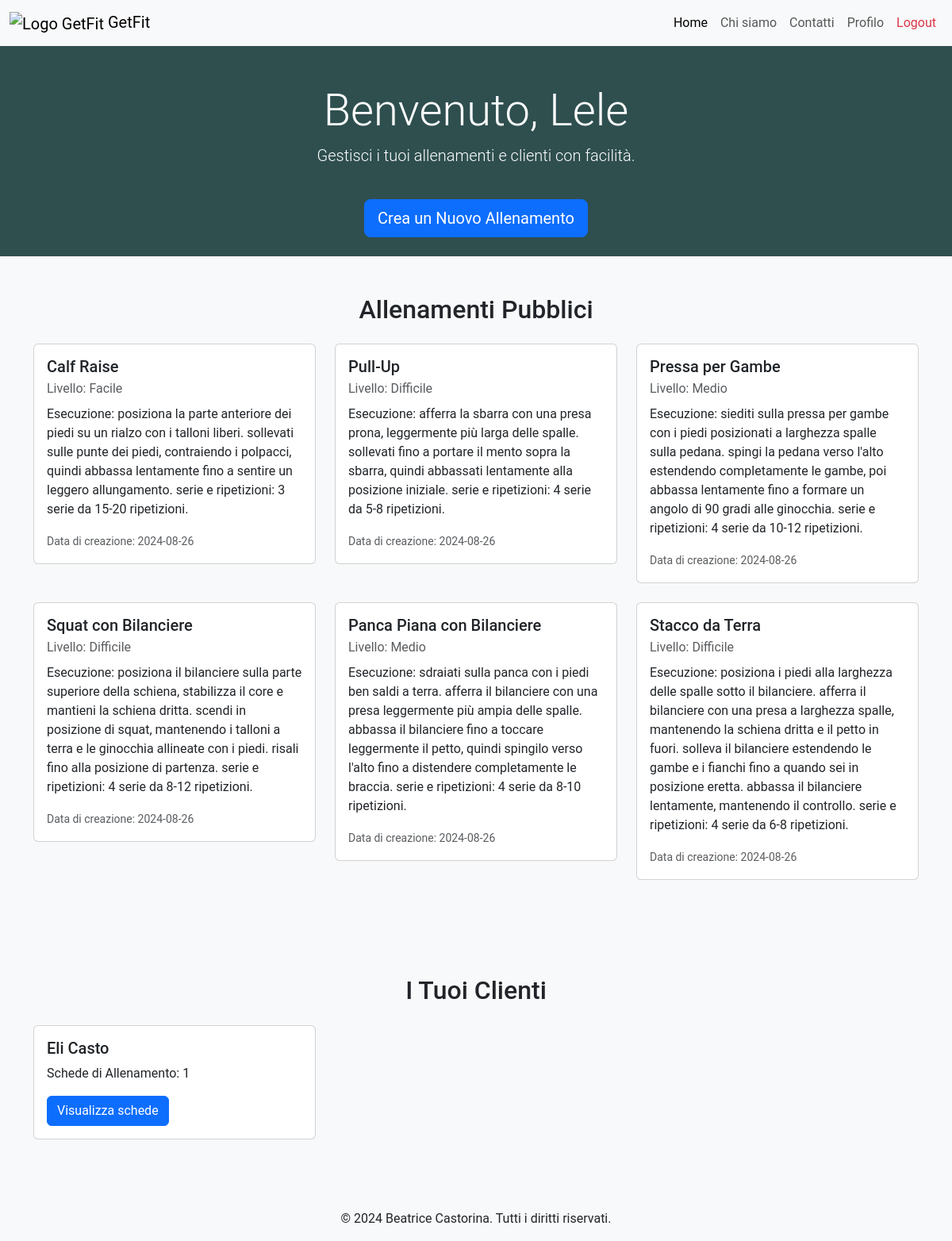
Page / (signed in) on the earlier database version.
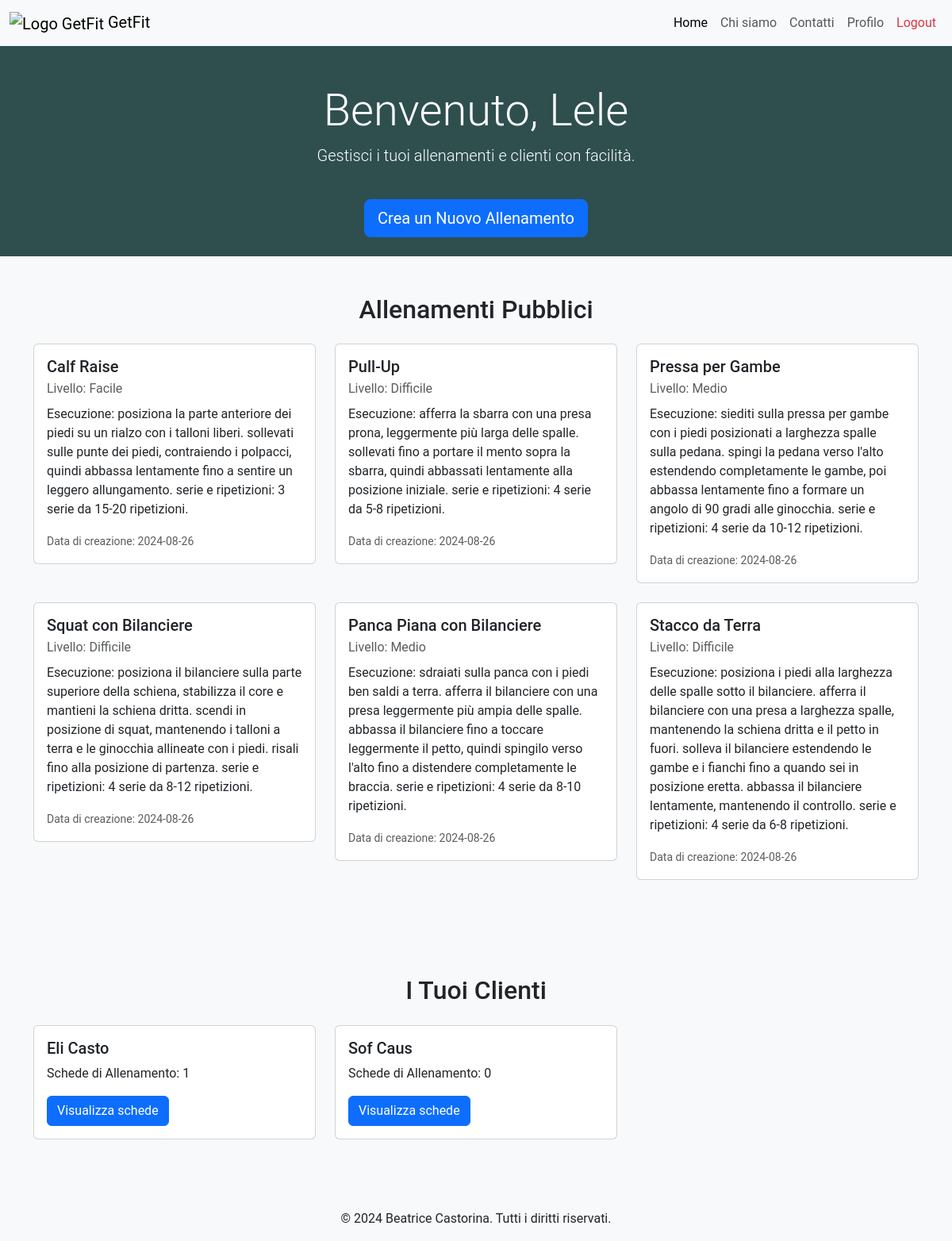
Same page on the later database version.
### tables this page shows
CREATE TABLE "Allenamenti" (
	"id_allenamento"	INTEGER,
	"pt_id"	INTEGER NOT NULL,
	"titolo"	TEXT NOT NULL,
	"descrizione"	TEXT NOT NULL,
	"livello"	TEXT NOT NULL,
	"visibile"	INTEGER NOT NULL,
	"data_creazione"	TEXT NOT NULL,
	PRIMARY KEY("id_allenamento" AUTOINCREMENT),
	FOREIGN KEY("pt_id") REFERENCES "PersonalTrainers"("pt_id")
);

CREATE TABLE "Clients" (
	"nome"	TEXT NOT NULL,
	"email"	TEXT NOT NULL UNIQUE,
	"password"	TEXT NOT NULL,
	"pt_id"	INTEGER,
	"client_id"	INTEGER,
	"cognome"	TEXT NOT NULL,
	PRIMARY KEY("client_id" AUTOINCREMENT),
	FOREIGN KEY("pt_id") REFERENCES "PersonalTrainers"("pt_id")
);

### app.py (the view)
@app.route('/')
def index():
  allenamenti_db = allenamenti_dao.get_allenamenti()
  pts_db = utenti_dao.get_personal_trainers()
  clienti_db = []
  pt_id = 0
  numOfSchede = {}
  email = request.cookies.get('remember_token')
  if email is not None:
    email = email.split('|')[0]
    pt_id = utenti_dao.get_pt_id_by_email(email)
  if pt_id != 0:
    clienti_db = utenti_dao.get_pt_clients(pt_id)
    clienti_ids = [client['client_id'] for client in clienti_db]
    for id in clienti_ids:
      numOfSchede[id] = schede_dao.get_num_schede_by_client(id)[0]
  return render_template('index.html', datetime=datetime, allenamenti=allenamenti_db, pts=pts_db, clienti=clienti_db, numOfSchede=numOfSchede)

### allenamenti_dao.py (called while the page is built)
def get_allenamenti():
	query = 'SELECT * FROM Allenamenti ORDER BY data_creazione DESC'
	connection = sqlite3.connect('db/personal.db')
	connection.row_factory = sqlite3.Row
	cursor = connection.cursor()
	cursor.execute(query)
	result = cursor.fetchall()
	print(result)
	cursor.close()
	connection.close()
	return result

### app.py (called while the page is built)
@login_manager.user_loader
def load_user(user_email):
  print("load user:", user_email)
  user_db, type = utenti_dao.get_user_by_email(user_email)
  if type == 0:
    user = PersonalTrainer(nome=user_db['nome'], cognome=user_db['cognome'], pt_id=user_db['pt_id'], rating=user_db['rating'], numOfRatings=user_db['numOfRatings'], email=user_db['email'], password=user_db['password'])
  else:
    user = Client(nome=user_db['nome'], cognome=user_db['cognome'], client_id=user_db['client_id'], pt_id=user_db['pt_id'], email=user_db['email'], password=user_db['password'])
  return user

### utenti_dao.py (called while the page is built)
def get_personal_trainers():
	query = 'SELECT * FROM PersonalTrainers'
	connection = sqlite3.connect('db/personal.db')
	connection.row_factory = sqlite3.Row
	cursor = connection.cursor()
	cursor.execute(query)
	result = cursor.fetchall()
	cursor.close()
	connection.close()
	return result

### templates/index.html (shortened to what the changed rows need)
{% extends "base.html" %}
{% block style %}
  {% if not current_user.is_authenticated %}
    {{url_for('static', filename='style_homepage.css')}}
  {% else %}
    {% if current_user.__class__.__name__ == "PersonalTrainer" %}
      {{url_for('static', filename='styles_personal.css')}}
    {% else %}
      {{url_for('static', filename='style_client.css')}}
    {% endif %}
  {% endif %}
{% endblock %}
{% block content %}
{% if not current_user.is_authenticated %}
<section class="hero-section text-center text-white d-flex align-items-center justify-content-center">
  <div class="container">
      <h1 class="display-4">Benvenuto in GetFit</h1>
      <p class="lead"><span id="background-homepage">Crea, gestisci e monitora le tue sessioni di allenamento con i migliori personal trainer.</span></p>
      <a href="/signup" class="btn btn-primary btn-lg mt-4">Inizia Ora</a>
  </div>
</section>
<section class="features-section py-5">
<div class="container">
  <div class="row text-center">
    <div class="col-lg-4 col-md-6 mb-4">
      <div class="feature-box p-4 border rounded">
        <i class="bi bi-person-fill display-4 text-primary"></i>
        <h3 class="mt-3">Personal Trainer</h3>
        <p>Crea e gestisci i tuoi allenamenti e segui i progressi dei tuoi clienti.</p>
      </div>
    </div>
    <div class="col-lg-4 col-md-6 mb-4">
      <div class="feature-box p-4 border rounded">
        <i class="bi bi-people-fill display-4 text-primary"></i>
        <h3 class="mt-3">Clienti</h3>
        <p>Trova il personal trainer giusto per te e inizia il tuo percorso di allenamento personalizzato.</p>
      </div>
    </div>
    <div class="col-lg-4 col-md-6 mb-4">
      <div class="feature-box p-4 border rounded">
        <i class="bi bi-bar-chart-line-fill display-4 text-primary"></i>
        <h3 class="mt-3">Progressi</h3>
        <p>Monitora i tuoi miglioramenti con statistiche e feedback dettagliati.</p>
      </div>
    </div>
  </div>
</div>
</section>
{% else %}
  {% if current_user.__class__.__name__ == "PersonalTrainer" %}
    <section class="hero-section pt-5 pb-4 text-center text-white d-flex align-items-center justify-content-center">
      <div class="container">
        <h1 class="display-4">Benvenuto, {{current_user.nome.capitalize()}}</h1>
      </div>
    </section>
    <section class="public-workouts-section py-5">
      <div class="container">
        <h2 class="text-center mb-4">Allenamenti Pubblici</h2>
        <div class="row">
        {% for allenamento in allenamenti %}
          {% if allenamento.visibile != 0 %}
          <div class="col-lg-4 col-md-6 mb-4">
            <div class="card">
              <div class="card-body">
                <h5 class="card-title">{{allenamento.titolo}}</h5>
                <p class="card-subtitle mb-2 text-body-secondary">Livello: {{allenamento.livello.capitalize()}}</p>
                <p class="card-text">{{allenamento.descrizione.capitalize()}}</p>
                <p class="card-text"><small class="text-body-secondary">Data di creazione: {{allenamento.data_creazione.split()[0]}}</small></p>
              </div>
            </div>
          </div>
          {% endif %}
        {% endfor %}
        </div>
      </div>
    </section>
    <section class="clients-section py-5 bg-light">
      <div class="container">
        <h2 class="text-center mb-4">I Tuoi Clienti</h2>
        <div class="row">
          {% for cliente in clienti %}
          <div class="col-lg-4 col-md-6 mb-4">
            <div class="card">
              <div class="card-body">
                <h5 class="card-title">{{cliente.nome.capitalize()}} {{cliente.cognome.capitalize()}}</h5>
                <p class="card-text">Schede di Allenamento: {{ numOfSchede[cliente.client_id]}}</p>
                <form action="/schede" method="get">
                  <button type="submit" class="btn btn-primary">Visualizza schede</button>
                </form>
              </div>
            </div>
          </div>
          {% endfor %}
        </div>
      </div>
    </section>
  {% endif %}
{% endif %}
{% endblock %}

Differences in the rows shown:
now on this page (row edited): Clients: nome "Sof", cognome "Caus", numOfSchede "0"
